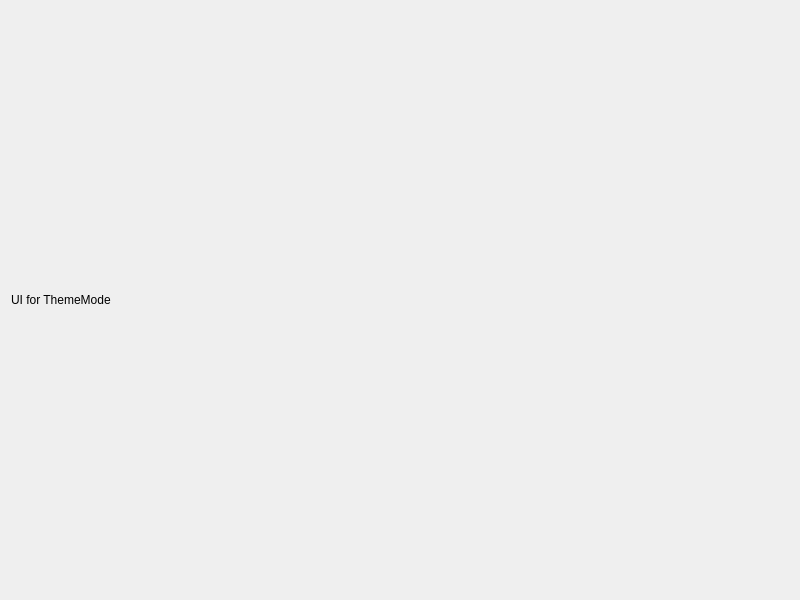
<?xml version="1.0" encoding="UTF-8"?>
<ui version="4.0">
 <class>ThemeMode</class>
 <widget class="QDialog" name="themeMode">
  <property name="geometry">
   <rect>
    <x>0</x>
    <y>0</y>
    <width>800</width>
    <height>600</height>
   </rect>
  </property>
  <property name="windowTitle">
   <string>Theme Mode</string>
  </property>
  <layout class="QVBoxLayout" name="verticalLayout">
   <item>
    <widget class="QLabel" name="label">
     <property name="text">
      <string>UI for ThemeMode</string>
     </property>
    </widget>
   </item>
  </layout>
 </widget>
 <resources/>
 <connections/>
</ui>
